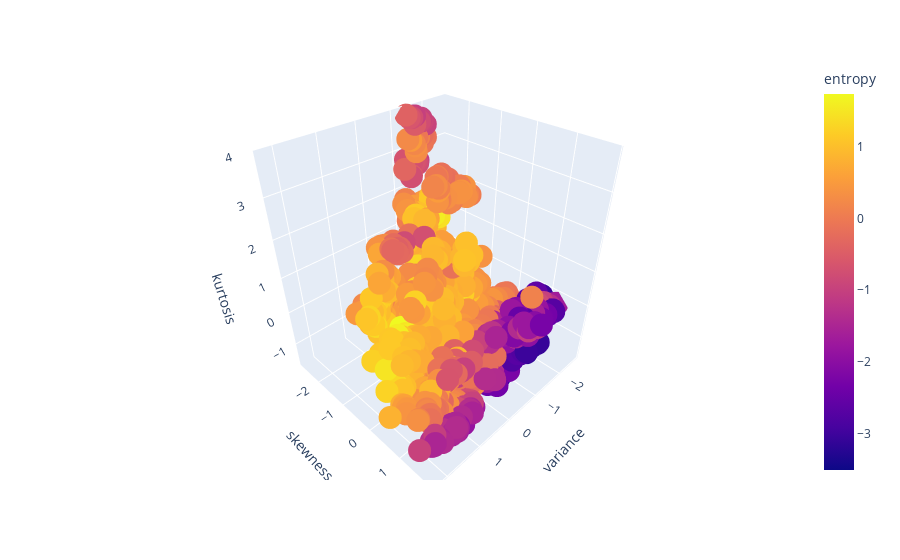

Here is the notebook cell this chart was saved with:
### Markdown cell above
**Extra: 3D Visualization of the dataset**

### Code cell
import plotly.express as px

px.scatter_3d(df, x='variance', y='skewness', z='kurtosis', color='entropy')

### Figure 1 — Plotly figure (JSON) as saved in the notebook; plotly's stock layout.template omitted (floating-point values rounded to 4 significant figures; data arrays with more than 128 entries replaced by an {"elided": "..."} marker saying what was removed)
{"data": [{"hovertemplate": "variance=%{x}<br>skewness=%{y}<br>kurtosis=%{z}<br>entropy=%{marker.color}<extra></extra>", "legendgroup": "", "marker": {"color": {"elided": "1372 float values"}, "coloraxis": "coloraxis", "symbol": "circle"}, "mode": "markers", "name": "", "scene": "scene", "showlegend": false, "type": "scatter3d", "x": {"elided": "1372 float values"}, "y": {"elided": "1372 float values"}, "z": {"elided": "1372 float values"}}], "layout": {"coloraxis": {"colorbar": {"title": {"text": "entropy"}}, "colorscale": [[0, "#0d0887"], [0.1111, "#46039f"], [0.2222, "#7201a8"], [0.3333, "#9c179e"], [0.4444, "#bd3786"], [0.5556, "#d8576b"], [0.6667, "#ed7953"], [0.7778, "#fb9f3a"], [0.8889, "#fdca26"], [1, "#f0f921"]]}, "legend": {"tracegroupgap": 0}, "margin": {"t": 60}, "scene": {"domain": {"x": [0, 1], "y": [0, 1]}, "xaxis": {"title": {"text": "variance"}}, "yaxis": {"title": {"text": "skewness"}}, "zaxis": {"title": {"text": "kurtosis"}}}}}
